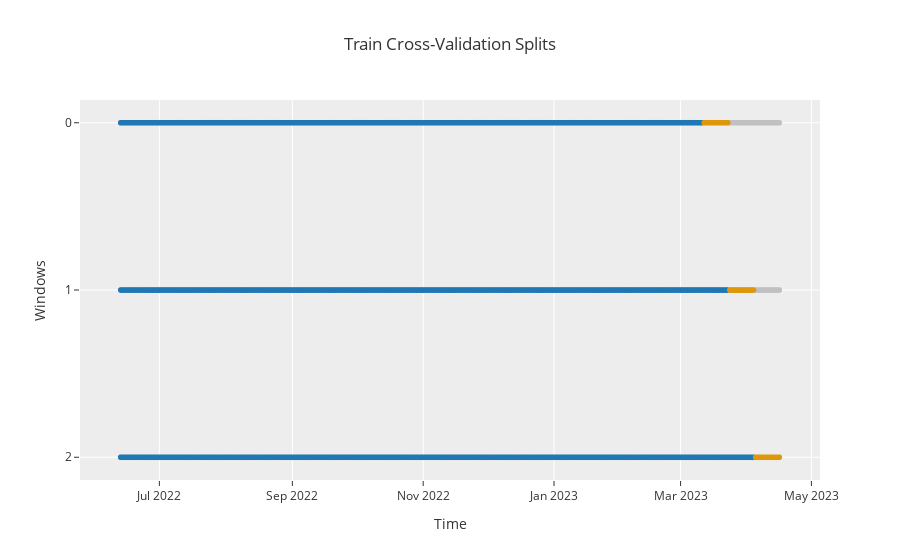

Notebook code for this chart:
### Markdown cell above
#### 3.1.4 Biểu đồ thể hiện tập dữ liệu cho Cross Validation với Expanding Window CV

### Code cell
plot_model(plot='cv')
